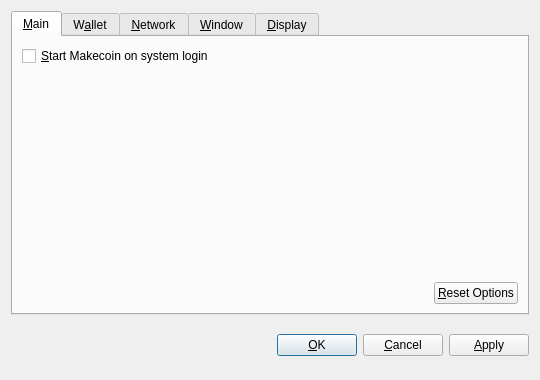
<?xml version="1.0" encoding="UTF-8"?>
<ui version="4.0">
 <class>OptionsDialog</class>
 <widget class="QDialog" name="OptionsDialog">
  <property name="geometry">
   <rect>
    <x>0</x>
    <y>0</y>
    <width>540</width>
    <height>380</height>
   </rect>
  </property>
  <property name="windowTitle">
   <string>Options</string>
  </property>
  <property name="modal">
   <bool>true</bool>
  </property>
  <layout class="QVBoxLayout" name="verticalLayout">
   <item>
    <widget class="QTabWidget" name="tabWidget">
     <property name="tabPosition">
      <enum>QTabWidget::North</enum>
     </property>
     <property name="currentIndex">
      <number>0</number>
     </property>
     <widget class="QWidget" name="tabMain">
      <attribute name="title">
       <string>&amp;Main</string>
      </attribute>
      <layout class="QVBoxLayout" name="verticalLayout_Main">
       <item>
        <widget class="QCheckBox" name="bitcoinAtStartup">
         <property name="toolTip">
          <string>Automatically start Makecoin after logging in to the system.</string>
         </property>
         <property name="text">
          <string>&amp;Start Makecoin on system login</string>
         </property>
        </widget>
       </item>
       <item>
        <spacer name="verticalSpacer_Main">
         <property name="orientation">
          <enum>Qt::Vertical</enum>
         </property>
         <property name="sizeHint" stdset="0">
          <size>
           <width>20</width>
           <height>40</height>
          </size>
         </property>
        </spacer>
       </item>
       <item>
        <layout class="QHBoxLayout" name="horizontalLayout_2_Main">
         <item>
          <spacer name="horizontalSpacer_2_Main">
           <property name="orientation">
            <enum>Qt::Horizontal</enum>
           </property>
           <property name="sizeHint" stdset="0">
            <size>
             <width>40</width>
             <height>20</height>
            </size>
           </property>
          </spacer>
         </item>
         <item>
          <widget class="QPushButton" name="resetButton">
           <property name="toolTip">
            <string>Reset all client options to default.</string>
           </property>
           <property name="text">
            <string>&amp;Reset Options</string>
           </property>
           <property name="autoDefault">
            <bool>false</bool>
           </property>
          </widget>
         </item>
        </layout>
       </item>
      </layout>
     </widget>
     <widget class="QWidget" name="tabWallet">
      <attribute name="title">
       <string>W&amp;allet</string>
      </attribute>
      <layout class="QVBoxLayout" name="verticalLayout_Network">
       <item>
        <widget class="QLabel" name="transactionFeeInfoLabel">
         <property name="text">
          <string>Optional transaction fee per kB that helps make sure your transactions are processed quickly. Most transactions are 1 kB.</string>
         </property>
         <property name="textFormat">
          <enum>Qt::PlainText</enum>
         </property>
         <property name="wordWrap">
          <bool>true</bool>
         </property>
        </widget>
       </item>
       <item>
        <layout class="QHBoxLayout" name="horizontalLayout_1_Main">
         <item>
          <widget class="QLabel" name="transactionFeeLabel">
           <property name="text">
            <string>Pay transaction &amp;fee</string>
           </property>
           <property name="textFormat">
            <enum>Qt::PlainText</enum>
           </property>
           <property name="buddy">
            <cstring>transactionFee</cstring>
           </property>
          </widget>
         </item>
         <item>
          <widget class="BitcoinAmountField" name="transactionFee"/>
         </item>
         <item>
          <spacer name="horizontalSpacer_1_Main">
           <property name="orientation">
            <enum>Qt::Horizontal</enum>
           </property>
           <property name="sizeHint" stdset="0">
            <size>
             <width>40</width>
             <height>20</height>
            </size>
           </property>
          </spacer>
         </item>
        </layout>
       </item>
       <item>
        <widget class="QLabel" name="label">
         <property name="text">
          <string>If you disable the spending of unconfirmed change, the change from a transaction cannot be used until that transaction has at least one confirmation. This also affects how your balance is computed.</string>
         </property>
         <property name="wordWrap">
          <bool>true</bool>
         </property>
        </widget>
       </item>
       <item>
        <widget class="QCheckBox" name="spendZeroConfChange">
         <property name="text">
          <string>Spend unconfirmed change  (experts only)</string>
         </property>
        </widget>
       </item>
       <item>
        <spacer name="verticalSpacer">
         <property name="orientation">
          <enum>Qt::Vertical</enum>
         </property>
         <property name="sizeHint" stdset="0">
          <size>
           <width>20</width>
           <height>40</height>
          </size>
         </property>
        </spacer>
       </item>
      </layout>
     </widget>
     <widget class="QWidget" name="tabNetwork">
      <attribute name="title">
       <string>&amp;Network</string>
      </attribute>
      <layout class="QVBoxLayout" name="verticalLayout_Network">
       <item>
        <widget class="QCheckBox" name="mapPortUpnp">
         <property name="toolTip">
          <string>Automatically open the Makecoin client port on the router. This only works when your router supports UPnP and it is enabled.</string>
         </property>
         <property name="text">
          <string>Map port using &amp;UPnP</string>
         </property>
        </widget>
       </item>
       <item>
        <widget class="QCheckBox" name="connectSocks">
         <property name="toolTip">
          <string>Connect to the Makecoin network through a SOCKS proxy (e.g. when connecting through Tor).</string>
         </property>
         <property name="text">
          <string>&amp;Connect through SOCKS proxy:</string>
         </property>
        </widget>
       </item>
       <item>
        <layout class="QHBoxLayout" name="horizontalLayout_Network">
         <item>
          <widget class="QLabel" name="proxyIpLabel">
           <property name="text">
            <string>Proxy &amp;IP:</string>
           </property>
           <property name="textFormat">
            <enum>Qt::PlainText</enum>
           </property>
           <property name="buddy">
            <cstring>proxyIp</cstring>
           </property>
          </widget>
         </item>
         <item>
          <widget class="QValidatedLineEdit" name="proxyIp">
           <property name="maximumSize">
            <size>
             <width>140</width>
             <height>16777215</height>
            </size>
           </property>
           <property name="toolTip">
            <string>IP address of the proxy (e.g. 127.0.0.1)</string>
           </property>
          </widget>
         </item>
         <item>
          <widget class="QLabel" name="proxyPortLabel">
           <property name="text">
            <string>&amp;Port:</string>
           </property>
           <property name="textFormat">
            <enum>Qt::PlainText</enum>
           </property>
           <property name="buddy">
            <cstring>proxyPort</cstring>
           </property>
          </widget>
         </item>
         <item>
          <widget class="QLineEdit" name="proxyPort">
           <property name="maximumSize">
            <size>
             <width>55</width>
             <height>16777215</height>
            </size>
           </property>
           <property name="toolTip">
            <string>Port of the proxy (e.g. 9050)</string>
           </property>
          </widget>
         </item>
         <item>
          <widget class="QLabel" name="socksVersionLabel">
           <property name="text">
            <string>SOCKS &amp;Version:</string>
           </property>
           <property name="textFormat">
            <enum>Qt::PlainText</enum>
           </property>
           <property name="buddy">
            <cstring>socksVersion</cstring>
           </property>
          </widget>
         </item>
         <item>
          <widget class="QValueComboBox" name="socksVersion">
           <property name="toolTip">
            <string>SOCKS version of the proxy (e.g. 5)</string>
           </property>
          </widget>
         </item>
         <item>
          <spacer name="horizontalSpacer_Network">
           <property name="orientation">
            <enum>Qt::Horizontal</enum>
           </property>
           <property name="sizeHint" stdset="0">
            <size>
             <width>40</width>
             <height>20</height>
            </size>
           </property>
          </spacer>
         </item>
        </layout>
       </item>
       <item>
        <spacer name="verticalSpacer_Network">
         <property name="orientation">
          <enum>Qt::Vertical</enum>
         </property>
         <property name="sizeHint" stdset="0">
          <size>
           <width>20</width>
           <height>40</height>
          </size>
         </property>
        </spacer>
       </item>
      </layout>
     </widget>
     <widget class="QWidget" name="tabWindow">
      <attribute name="title">
       <string>&amp;Window</string>
      </attribute>
      <layout class="QVBoxLayout" name="verticalLayout_Window">
       <item>
        <widget class="QCheckBox" name="minimizeToTray">
         <property name="toolTip">
          <string>Show only a tray icon after minimizing the window.</string>
         </property>
         <property name="text">
          <string>&amp;Minimize to the tray instead of the taskbar</string>
         </property>
        </widget>
       </item>
       <item>
        <widget class="QCheckBox" name="minimizeOnClose">
         <property name="toolTip">
          <string>Minimize instead of exit the application when the window is closed. When this option is enabled, the application will be closed only after selecting Quit in the menu.</string>
         </property>
         <property name="text">
          <string>M&amp;inimize on close</string>
         </property>
        </widget>
       </item>
       <item>
        <spacer name="verticalSpacer_Window">
         <property name="orientation">
          <enum>Qt::Vertical</enum>
         </property>
         <property name="sizeHint" stdset="0">
          <size>
           <width>20</width>
           <height>40</height>
          </size>
         </property>
        </spacer>
       </item>
      </layout>
     </widget>
     <widget class="QWidget" name="tabDisplay">
      <attribute name="title">
       <string>&amp;Display</string>
      </attribute>
      <layout class="QVBoxLayout" name="verticalLayout_Display">
       <item>
        <layout class="QHBoxLayout" name="horizontalLayout_1_Display">
         <item>
          <widget class="QLabel" name="langLabel">
           <property name="text">
            <string>User Interface &amp;language:</string>
           </property>
           <property name="textFormat">
            <enum>Qt::PlainText</enum>
           </property>
           <property name="buddy">
            <cstring>lang</cstring>
           </property>
          </widget>
         </item>
         <item>
          <widget class="QValueComboBox" name="lang">
           <property name="toolTip">
            <string>The user interface language can be set here. This setting will take effect after restarting Makecoin.</string>
           </property>
          </widget>
         </item>
        </layout>
       </item>
       <item>
        <layout class="QHBoxLayout" name="horizontalLayout_2_Display">
         <item>
          <widget class="QLabel" name="unitLabel">
           <property name="text">
            <string>&amp;Unit to show amounts in:</string>
           </property>
           <property name="textFormat">
            <enum>Qt::PlainText</enum>
           </property>
           <property name="buddy">
            <cstring>unit</cstring>
           </property>
          </widget>
         </item>
         <item>
          <widget class="QValueComboBox" name="unit">
           <property name="toolTip">
            <string>Choose the default subdivision unit to show in the interface and when sending coins.</string>
           </property>
          </widget>
         </item>
        </layout>
       </item>
       <item>
        <widget class="QCheckBox" name="displayAddresses">
         <property name="toolTip">
          <string>Whether to show Makecoin addresses in the transaction list or not.</string>
         </property>
         <property name="text">
          <string>&amp;Display addresses in transaction list</string>
         </property>
        </widget>
       </item>
       <item>
        <widget class="QCheckBox" name="coinControlFeatures">
         <property name="toolTip">
          <string>Whether to show coin control features or not.</string>
         </property>
         <property name="text">
          <string>Display coin &amp;control features (experts only!)</string>
         </property>
        </widget>
       </item>
       <item>
        <spacer name="verticalSpacer_Display">
         <property name="orientation">
          <enum>Qt::Vertical</enum>
         </property>
         <property name="sizeHint" stdset="0">
          <size>
           <width>20</width>
           <height>40</height>
          </size>
         </property>
        </spacer>
       </item>
      </layout>
     </widget>
    </widget>
   </item>
   <item>
    <layout class="QHBoxLayout" name="horizontalLayout_Buttons">
     <item>
      <spacer name="horizontalSpacer_1">
       <property name="orientation">
        <enum>Qt::Horizontal</enum>
       </property>
       <property name="sizeHint" stdset="0">
        <size>
         <width>40</width>
         <height>48</height>
        </size>
       </property>
      </spacer>
     </item>
     <item>
      <widget class="QLabel" name="statusLabel">
       <property name="font">
        <font>
         <weight>75</weight>
         <bold>true</bold>
        </font>
       </property>
       <property name="text">
        <string/>
       </property>
       <property name="textFormat">
        <enum>Qt::PlainText</enum>
       </property>
       <property name="wordWrap">
        <bool>true</bool>
       </property>
      </widget>
     </item>
     <item>
      <spacer name="horizontalSpacer_2">
       <property name="orientation">
        <enum>Qt::Horizontal</enum>
       </property>
       <property name="sizeHint" stdset="0">
        <size>
         <width>40</width>
         <height>48</height>
        </size>
       </property>
      </spacer>
     </item>
     <item>
      <widget class="QPushButton" name="okButton">
       <property name="text">
        <string>&amp;OK</string>
       </property>
      </widget>
     </item>
     <item>
      <widget class="QPushButton" name="cancelButton">
       <property name="text">
        <string>&amp;Cancel</string>
       </property>
       <property name="autoDefault">
        <bool>false</bool>
       </property>
      </widget>
     </item>
     <item>
      <widget class="QPushButton" name="applyButton">
       <property name="text">
        <string>&amp;Apply</string>
       </property>
       <property name="autoDefault">
        <bool>false</bool>
       </property>
      </widget>
     </item>
    </layout>
   </item>
  </layout>
 </widget>
 <customwidgets>
  <customwidget>
   <class>BitcoinAmountField</class>
   <extends>QSpinBox</extends>
   <header>bitcoinamountfield.h</header>
  </customwidget>
  <customwidget>
   <class>QValueComboBox</class>
   <extends>QComboBox</extends>
   <header>qvaluecombobox.h</header>
  </customwidget>
  <customwidget>
   <class>QValidatedLineEdit</class>
   <extends>QLineEdit</extends>
   <header>qvalidatedlineedit.h</header>
  </customwidget>
 </customwidgets>
 <resources/>
 <connections/>
</ui>
